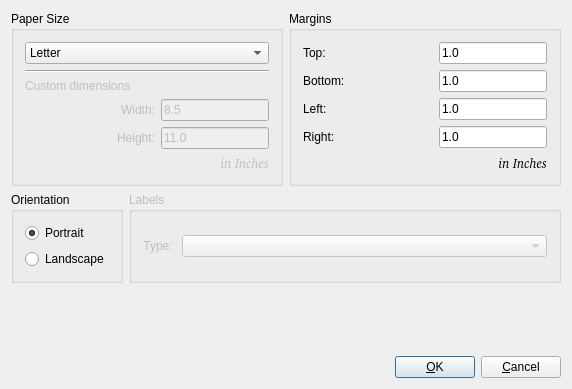
<ui version="4.0" >
 <author></author>
 <comment> * OpenRPT report writer and rendering engine
 * Copyright (C) 2001-2007 by OpenMFG, LLC
 *
 * This library is free software; you can redistribute it and/or
 * modify it under the terms of the GNU Lesser General Public
 * License as published by the Free Software Foundation; either
 * version 2.1 of the License, or (at your option) any later version.
 *
 * This library is distributed in the hope that it will be useful,
 * but WITHOUT ANY WARRANTY; without even the implied warranty of
 * MERCHANTABILITY or FITNESS FOR A PARTICULAR PURPOSE. See the GNU
 * Lesser General Public License for more details.
 *
 * You should have received a copy of the GNU Lesser General Public
 * License along with this library; if not, write to the Free Software
 * Foundation, Inc., 59 Temple Place, Suite 330, Boston, MA 02111-1307 USA
 * Please contact info@openmfg.com with any questions on this license.</comment>
 <exportmacro></exportmacro>
 <class>PageSetup</class>
 <widget class="QDialog" name="PageSetup" >
  <property name="geometry" >
   <rect>
    <x>0</x>
    <y>0</y>
    <width>572</width>
    <height>389</height>
   </rect>
  </property>
  <property name="windowTitle" >
   <string>Page Setup</string>
  </property>
  <layout class="QVBoxLayout" >
   <property name="margin" >
    <number>11</number>
   </property>
   <property name="spacing" >
    <number>6</number>
   </property>
   <item>
    <layout class="QHBoxLayout" >
     <property name="margin" >
      <number>0</number>
     </property>
     <property name="spacing" >
      <number>6</number>
     </property>
     <item>
      <widget class="QGroupBox" name="gbPaperSize" >
       <property name="title" >
        <string>Paper Size</string>
       </property>
       <layout class="QVBoxLayout" >
        <property name="margin" >
         <number>11</number>
        </property>
        <property name="spacing" >
         <number>6</number>
        </property>
        <item>
         <widget class="QComboBox" name="cbPaperSize" >
          <item>
           <property name="text" >
            <string>Letter</string>
           </property>
          </item>
          <item>
           <property name="text" >
            <string>Legal</string>
           </property>
          </item>
          <item>
           <property name="text" >
            <string>A4</string>
           </property>
          </item>
          <item>
           <property name="text" >
            <string>Custom</string>
           </property>
          </item>
          <item>
           <property name="text" >
            <string>Labels</string>
           </property>
          </item>
         </widget>
        </item>
        <item>
         <widget class="Line" name="Line1" >
          <property name="sizePolicy" >
           <sizepolicy>
            <hsizetype>1</hsizetype>
            <vsizetype>0</vsizetype>
            <horstretch>0</horstretch>
            <verstretch>0</verstretch>
           </sizepolicy>
          </property>
          <property name="frameShape" >
           <enum>QFrame::HLine</enum>
          </property>
          <property name="frameShadow" >
           <enum>QFrame::Sunken</enum>
          </property>
          <property name="orientation" >
           <enum>Qt::Horizontal</enum>
          </property>
         </widget>
        </item>
        <item>
         <widget class="QLabel" name="labelCustom" >
          <property name="enabled" >
           <bool>false</bool>
          </property>
          <property name="sizePolicy" >
           <sizepolicy>
            <hsizetype>7</hsizetype>
            <vsizetype>5</vsizetype>
            <horstretch>0</horstretch>
            <verstretch>0</verstretch>
           </sizepolicy>
          </property>
          <property name="text" >
           <string>Custom dimensions</string>
          </property>
         </widget>
        </item>
        <item>
         <layout class="QHBoxLayout" >
          <property name="margin" >
           <number>0</number>
          </property>
          <property name="spacing" >
           <number>6</number>
          </property>
          <item>
           <widget class="QLabel" name="labelWidth" >
            <property name="enabled" >
             <bool>false</bool>
            </property>
            <property name="sizePolicy" >
             <sizepolicy>
              <hsizetype>7</hsizetype>
              <vsizetype>5</vsizetype>
              <horstretch>0</horstretch>
              <verstretch>0</verstretch>
             </sizepolicy>
            </property>
            <property name="text" >
             <string>Width:</string>
            </property>
            <property name="alignment" >
             <set>Qt::AlignRight|Qt::AlignTrailing|Qt::AlignVCenter</set>
            </property>
           </widget>
          </item>
          <item>
           <widget class="QLineEdit" name="tbPaperWidth" >
            <property name="enabled" >
             <bool>false</bool>
            </property>
            <property name="sizePolicy" >
             <sizepolicy>
              <hsizetype>1</hsizetype>
              <vsizetype>0</vsizetype>
              <horstretch>0</horstretch>
              <verstretch>0</verstretch>
             </sizepolicy>
            </property>
            <property name="text" >
             <string>8.5</string>
            </property>
           </widget>
          </item>
         </layout>
        </item>
        <item>
         <layout class="QHBoxLayout" >
          <property name="margin" >
           <number>0</number>
          </property>
          <property name="spacing" >
           <number>6</number>
          </property>
          <item>
           <widget class="QLabel" name="labelHeight" >
            <property name="enabled" >
             <bool>false</bool>
            </property>
            <property name="sizePolicy" >
             <sizepolicy>
              <hsizetype>7</hsizetype>
              <vsizetype>5</vsizetype>
              <horstretch>0</horstretch>
              <verstretch>0</verstretch>
             </sizepolicy>
            </property>
            <property name="text" >
             <string>Height:</string>
            </property>
            <property name="alignment" >
             <set>Qt::AlignRight|Qt::AlignTrailing|Qt::AlignVCenter</set>
            </property>
           </widget>
          </item>
          <item>
           <widget class="QLineEdit" name="tbPaperHeight" >
            <property name="enabled" >
             <bool>false</bool>
            </property>
            <property name="sizePolicy" >
             <sizepolicy>
              <hsizetype>1</hsizetype>
              <vsizetype>0</vsizetype>
              <horstretch>0</horstretch>
              <verstretch>0</verstretch>
             </sizepolicy>
            </property>
            <property name="text" >
             <string>11.0</string>
            </property>
           </widget>
          </item>
         </layout>
        </item>
        <item>
         <widget class="QLabel" name="labelInInches" >
          <property name="enabled" >
           <bool>false</bool>
          </property>
          <property name="sizePolicy" >
           <sizepolicy>
            <hsizetype>7</hsizetype>
            <vsizetype>5</vsizetype>
            <horstretch>0</horstretch>
            <verstretch>0</verstretch>
           </sizepolicy>
          </property>
          <property name="font" >
           <font>
            <family>Helvetica [Cronyx]</family>
            <pointsize>10</pointsize>
            <weight>50</weight>
            <italic>true</italic>
            <bold>false</bold>
            <underline>false</underline>
            <strikeout>false</strikeout>
           </font>
          </property>
          <property name="text" >
           <string>in Inches</string>
          </property>
          <property name="alignment" >
           <set>Qt::AlignRight|Qt::AlignTrailing|Qt::AlignVCenter</set>
          </property>
         </widget>
        </item>
       </layout>
      </widget>
     </item>
     <item>
      <widget class="QGroupBox" name="gbMargins" >
       <property name="title" >
        <string>Margins</string>
       </property>
       <layout class="QVBoxLayout" >
        <property name="margin" >
         <number>11</number>
        </property>
        <property name="spacing" >
         <number>6</number>
        </property>
        <item>
         <layout class="QHBoxLayout" >
          <property name="margin" >
           <number>0</number>
          </property>
          <property name="spacing" >
           <number>6</number>
          </property>
          <item>
           <widget class="QLabel" name="labelTop" >
            <property name="text" >
             <string>Top:</string>
            </property>
           </widget>
          </item>
          <item>
           <widget class="QLineEdit" name="tbTop" >
            <property name="sizePolicy" >
             <sizepolicy>
              <hsizetype>0</hsizetype>
              <vsizetype>0</vsizetype>
              <horstretch>0</horstretch>
              <verstretch>0</verstretch>
             </sizepolicy>
            </property>
            <property name="text" >
             <string>1.0</string>
            </property>
           </widget>
          </item>
         </layout>
        </item>
        <item>
         <layout class="QHBoxLayout" >
          <property name="margin" >
           <number>0</number>
          </property>
          <property name="spacing" >
           <number>6</number>
          </property>
          <item>
           <widget class="QLabel" name="labelBottom" >
            <property name="text" >
             <string>Bottom:</string>
            </property>
           </widget>
          </item>
          <item>
           <widget class="QLineEdit" name="tbBottom" >
            <property name="sizePolicy" >
             <sizepolicy>
              <hsizetype>0</hsizetype>
              <vsizetype>0</vsizetype>
              <horstretch>0</horstretch>
              <verstretch>0</verstretch>
             </sizepolicy>
            </property>
            <property name="text" >
             <string>1.0</string>
            </property>
           </widget>
          </item>
         </layout>
        </item>
        <item>
         <layout class="QHBoxLayout" >
          <property name="margin" >
           <number>0</number>
          </property>
          <property name="spacing" >
           <number>6</number>
          </property>
          <item>
           <widget class="QLabel" name="labelLeft" >
            <property name="text" >
             <string>Left:</string>
            </property>
           </widget>
          </item>
          <item>
           <widget class="QLineEdit" name="tbLeft" >
            <property name="sizePolicy" >
             <sizepolicy>
              <hsizetype>0</hsizetype>
              <vsizetype>0</vsizetype>
              <horstretch>0</horstretch>
              <verstretch>0</verstretch>
             </sizepolicy>
            </property>
            <property name="text" >
             <string>1.0</string>
            </property>
           </widget>
          </item>
         </layout>
        </item>
        <item>
         <layout class="QHBoxLayout" >
          <property name="margin" >
           <number>0</number>
          </property>
          <property name="spacing" >
           <number>6</number>
          </property>
          <item>
           <widget class="QLabel" name="labelRight" >
            <property name="text" >
             <string>Right:</string>
            </property>
           </widget>
          </item>
          <item>
           <widget class="QLineEdit" name="tbRight" >
            <property name="sizePolicy" >
             <sizepolicy>
              <hsizetype>0</hsizetype>
              <vsizetype>0</vsizetype>
              <horstretch>0</horstretch>
              <verstretch>0</verstretch>
             </sizepolicy>
            </property>
            <property name="text" >
             <string>1.0</string>
            </property>
           </widget>
          </item>
         </layout>
        </item>
        <item>
         <widget class="QLabel" name="TextLabel5" >
          <property name="sizePolicy" >
           <sizepolicy>
            <hsizetype>7</hsizetype>
            <vsizetype>5</vsizetype>
            <horstretch>0</horstretch>
            <verstretch>0</verstretch>
           </sizepolicy>
          </property>
          <property name="font" >
           <font>
            <family>Helvetica [Cronyx]</family>
            <pointsize>10</pointsize>
            <weight>50</weight>
            <italic>true</italic>
            <bold>false</bold>
            <underline>false</underline>
            <strikeout>false</strikeout>
           </font>
          </property>
          <property name="text" >
           <string>in Inches</string>
          </property>
          <property name="alignment" >
           <set>Qt::AlignRight|Qt::AlignTrailing|Qt::AlignVCenter</set>
          </property>
         </widget>
        </item>
       </layout>
      </widget>
     </item>
    </layout>
   </item>
   <item>
    <layout class="QHBoxLayout" >
     <property name="margin" >
      <number>0</number>
     </property>
     <property name="spacing" >
      <number>6</number>
     </property>
     <item>
      <widget class="QGroupBox" name="bgOrientation" >
       <property name="title" >
        <string>Orientation</string>
       </property>
       <layout class="QVBoxLayout" >
        <property name="margin" >
         <number>11</number>
        </property>
        <property name="spacing" >
         <number>6</number>
        </property>
        <item>
         <widget class="QRadioButton" name="rbPortrait" >
          <property name="text" >
           <string>Portrait</string>
          </property>
          <property name="checked" >
           <bool>true</bool>
          </property>
         </widget>
        </item>
        <item>
         <widget class="QRadioButton" name="rbLandscape" >
          <property name="text" >
           <string>Landscape</string>
          </property>
         </widget>
        </item>
       </layout>
      </widget>
     </item>
     <item>
      <widget class="QGroupBox" name="gbLabels" >
       <property name="enabled" >
        <bool>false</bool>
       </property>
       <property name="sizePolicy" >
        <sizepolicy>
         <hsizetype>3</hsizetype>
         <vsizetype>5</vsizetype>
         <horstretch>0</horstretch>
         <verstretch>0</verstretch>
        </sizepolicy>
       </property>
       <property name="title" >
        <string>Labels</string>
       </property>
       <layout class="QHBoxLayout" >
        <property name="margin" >
         <number>11</number>
        </property>
        <property name="spacing" >
         <number>6</number>
        </property>
        <item>
         <widget class="QLabel" name="lblLabelType" >
          <property name="text" >
           <string>Type: </string>
          </property>
          <property name="alignment" >
           <set>Qt::AlignRight|Qt::AlignTrailing|Qt::AlignVCenter</set>
          </property>
         </widget>
        </item>
        <item>
         <widget class="QComboBox" name="cbLabelType" >
          <property name="sizePolicy" >
           <sizepolicy>
            <hsizetype>3</hsizetype>
            <vsizetype>0</vsizetype>
            <horstretch>0</horstretch>
            <verstretch>0</verstretch>
           </sizepolicy>
          </property>
         </widget>
        </item>
       </layout>
      </widget>
     </item>
    </layout>
   </item>
   <item>
    <spacer>
     <property name="orientation" >
      <enum>Qt::Vertical</enum>
     </property>
     <property name="sizeType" >
      <enum>QSizePolicy::Expanding</enum>
     </property>
     <property name="sizeHint" >
      <size>
       <width>20</width>
       <height>20</height>
      </size>
     </property>
    </spacer>
   </item>
   <item>
    <layout class="QHBoxLayout" >
     <property name="margin" >
      <number>0</number>
     </property>
     <property name="spacing" >
      <number>6</number>
     </property>
     <item>
      <spacer>
       <property name="orientation" >
        <enum>Qt::Horizontal</enum>
       </property>
       <property name="sizeType" >
        <enum>QSizePolicy::Expanding</enum>
       </property>
       <property name="sizeHint" >
        <size>
         <width>20</width>
         <height>20</height>
        </size>
       </property>
      </spacer>
     </item>
     <item>
      <widget class="QPushButton" name="btnOk" >
       <property name="text" >
        <string>&amp;OK</string>
       </property>
       <property name="default" >
        <bool>true</bool>
       </property>
      </widget>
     </item>
     <item>
      <widget class="QPushButton" name="btnCancel" >
       <property name="text" >
        <string>&amp;Cancel</string>
       </property>
      </widget>
     </item>
    </layout>
   </item>
  </layout>
 </widget>
 <layoutdefault spacing="6" margin="11" />
 <pixmapfunction>qPixmapFromMimeSource</pixmapfunction>
 <resources/>
 <connections>
  <connection>
   <sender>btnOk</sender>
   <signal>clicked()</signal>
   <receiver>PageSetup</receiver>
   <slot>accept()</slot>
   <hints>
    <hint type="sourcelabel" >
     <x>20</x>
     <y>20</y>
    </hint>
    <hint type="destinationlabel" >
     <x>20</x>
     <y>20</y>
    </hint>
   </hints>
  </connection>
  <connection>
   <sender>btnCancel</sender>
   <signal>clicked()</signal>
   <receiver>PageSetup</receiver>
   <slot>reject()</slot>
   <hints>
    <hint type="sourcelabel" >
     <x>20</x>
     <y>20</y>
    </hint>
    <hint type="destinationlabel" >
     <x>20</x>
     <y>20</y>
    </hint>
   </hints>
  </connection>
 </connections>
</ui>
